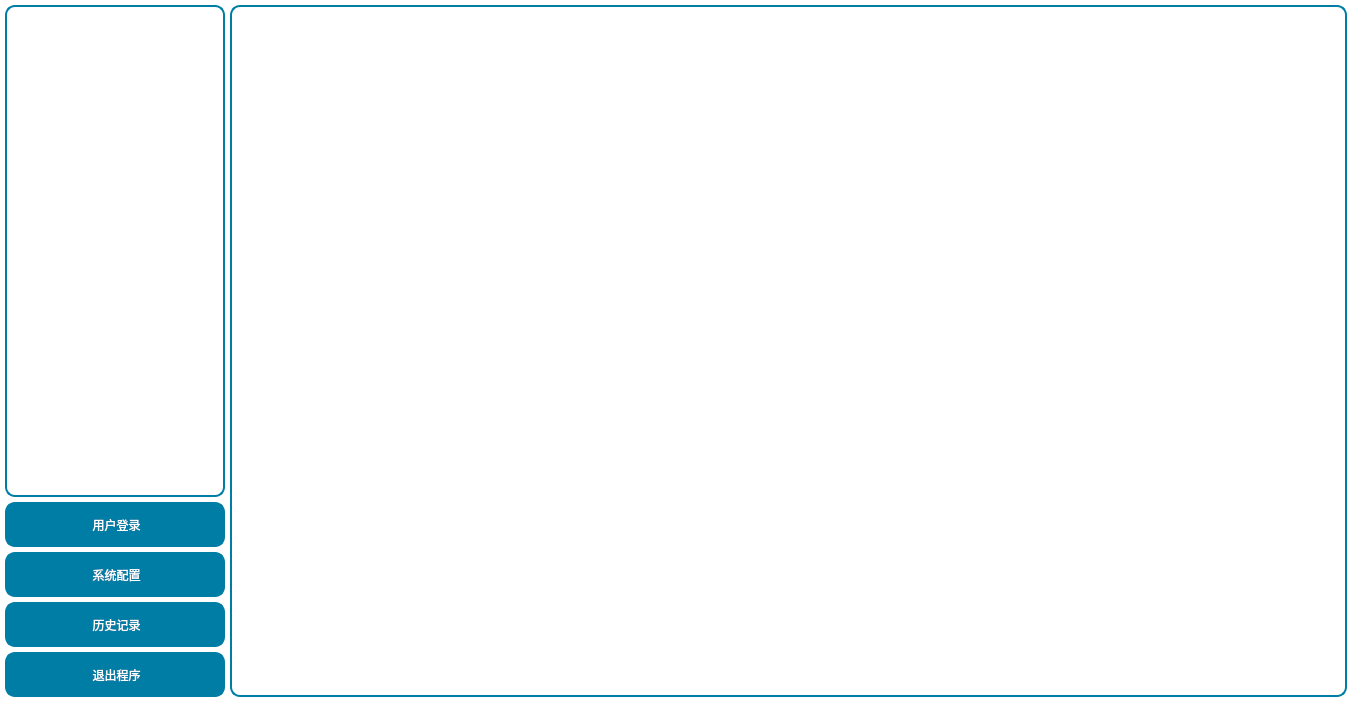
<?xml version="1.0" encoding="UTF-8"?>
<ui version="4.0">
 <class>ViewWidget</class>
 <widget class="QWidget" name="ViewWidget">
  <property name="enabled">
   <bool>true</bool>
  </property>
  <property name="geometry">
   <rect>
    <x>0</x>
    <y>0</y>
    <width>1352</width>
    <height>702</height>
   </rect>
  </property>
  <property name="windowTitle">
   <string>Form</string>
  </property>
  <property name="styleSheet">
   <string notr="true">QWidget#ViewWidget{
background-color: rgb(255, 255, 255);
}

QToolButton{
font: 20pt &quot;微软雅黑&quot;;
color: rgb(255, 255, 255);
border:2px solid  rgb(0, 125, 165);
border-radius:10px;
background-color: rgb(0, 125, 165);
}
QToolButton:disabled{
font: 20pt &quot;微软雅黑&quot;;
color: rgb(255, 255, 255);
border-color: rgb(180, 180, 180);
background-color: rgb(180, 180, 180);
}

QTabWidget::pane { /* The tab widget frame */
border-top: 2px solid  rgb(64, 87, 97);
border: 2px solid  rgb(64, 87, 97);
background-color: rgb(255, 255, 255);
}

QTabWidget::tab-bar {
left: 10px; /* move to the right by 5px */
}

QTabBar::tab {
font: 18pt &quot;微软雅黑&quot;;
border:2px solid rgb(64, 87, 97);
border-bottom-color: #C2C7CB; /* same as the pane color */
border-top-left-radius: 5px;
border-top-right-radius: 5px;
width: 390px;
height: 30px;
padding: 2px;
}

QTabBar::tab:selected {
color: rgb(255, 255, 255);
background-color:rgb(64, 87, 97);
}

QTabBar::tab:selected {
border-color: #9B9B9B;
border-bottom-color: #C2C7CB; /* same as pane color */
}
QTabBar::tab:!selected {
margin-top: 2px; /* make non-selected tabs look smaller */
background-color: rgb(255, 255, 255);
}
Line{
border:1px solid  rgb(0, 125, 165);
}








</string>
  </property>
  <layout class="QHBoxLayout" name="horizontalLayout">
   <property name="spacing">
    <number>5</number>
   </property>
   <property name="leftMargin">
    <number>5</number>
   </property>
   <property name="topMargin">
    <number>5</number>
   </property>
   <property name="rightMargin">
    <number>5</number>
   </property>
   <property name="bottomMargin">
    <number>5</number>
   </property>
   <item>
    <layout class="QVBoxLayout" name="verticalLayout">
     <property name="spacing">
      <number>5</number>
     </property>
     <item>
      <widget class="QTreeWidget" name="treeWidget">
       <property name="sizePolicy">
        <sizepolicy hsizetype="Fixed" vsizetype="Expanding">
         <horstretch>0</horstretch>
         <verstretch>0</verstretch>
        </sizepolicy>
       </property>
       <property name="minimumSize">
        <size>
         <width>220</width>
         <height>380</height>
        </size>
       </property>
       <property name="maximumSize">
        <size>
         <width>220</width>
         <height>16777215</height>
        </size>
       </property>
       <property name="focusPolicy">
        <enum>Qt::NoFocus</enum>
       </property>
       <property name="styleSheet">
        <string notr="true">QTreeWidget{
font: 14pt &quot;微软雅黑&quot;;
border:2px solid rgb(0,125,165);
border-radius:10px;
}
QScrollBar:vertical{
width:20px;
background:rgba(0,0,0,0%);
margin:0px,0px,0px,0px;
padding-top:25px;   
padding-bottom:25px;    
}
QScrollBar::handle:vertical{
width:10px;
background:rgba(0,0,0,25%);
background:rgb(0,125,165);
border-radius:5px;
min-height:20px;
}
QScrollBar::handle:vertical:hover{
width:10px;
background:rgba(0,125,165,80%);
border-radius:5px;
min-height:20;
}

QScrollBar:horizontal {
height:20px;
background:rgba(0,0,0,0%);
margin:0px,0px,0px,0px;
padding-left:25px;   
padding-right:25px; 
}
QScrollBar::handle:horizontal{
height:10px;
background:rgb(0,125,165);
border-radius:5px;
min-width:20px;
}
QScrollBar::handle:horizontal:hover{
height:10px;
background:rgba(0,125,165,80%);
border-radius:5px;
min-width:20;
}

QTreeView {
background:rgb(255,255,255);
}

QTreeView::item:hover {
outline:0px;
color: rgb(255, 255, 255);
background:rgba(0,125,165,80%);
border: 1px solid rgba(0,125,165,80%);
border-radius:5px;
}
QTreeView::item:selected {
outline:0px;
color: rgb(255, 255, 255);
background:rgb(0,125,165);
border: 1px solid rgb(0,125,165);
border-radius:5px;
}
</string>
       </property>
       <property name="verticalScrollBarPolicy">
        <enum>Qt::ScrollBarAsNeeded</enum>
       </property>
       <property name="horizontalScrollBarPolicy">
        <enum>Qt::ScrollBarAsNeeded</enum>
       </property>
       <attribute name="headerVisible">
        <bool>false</bool>
       </attribute>
       <column>
        <property name="text">
         <string/>
        </property>
        <property name="textAlignment">
         <set>AlignCenter</set>
        </property>
       </column>
      </widget>
     </item>
     <item>
      <widget class="QToolButton" name="tBtnUserLogin">
       <property name="minimumSize">
        <size>
         <width>220</width>
         <height>45</height>
        </size>
       </property>
       <property name="maximumSize">
        <size>
         <width>220</width>
         <height>45</height>
        </size>
       </property>
       <property name="text">
        <string> 用户登录</string>
       </property>
       <property name="icon">
        <iconset resource="../image.qrc">
         <normaloff>:/Image/login.png</normaloff>:/Image/login.png</iconset>
       </property>
       <property name="iconSize">
        <size>
         <width>60</width>
         <height>60</height>
        </size>
       </property>
       <property name="toolButtonStyle">
        <enum>Qt::ToolButtonTextBesideIcon</enum>
       </property>
      </widget>
     </item>
     <item>
      <widget class="QToolButton" name="tBtnSysConf">
       <property name="enabled">
        <bool>true</bool>
       </property>
       <property name="minimumSize">
        <size>
         <width>220</width>
         <height>45</height>
        </size>
       </property>
       <property name="maximumSize">
        <size>
         <width>220</width>
         <height>45</height>
        </size>
       </property>
       <property name="text">
        <string> 系统配置</string>
       </property>
       <property name="icon">
        <iconset resource="../image.qrc">
         <normaloff>:/Image/tools.png</normaloff>:/Image/tools.png</iconset>
       </property>
       <property name="iconSize">
        <size>
         <width>60</width>
         <height>60</height>
        </size>
       </property>
       <property name="toolButtonStyle">
        <enum>Qt::ToolButtonTextBesideIcon</enum>
       </property>
      </widget>
     </item>
     <item>
      <widget class="QToolButton" name="tBtnRecord">
       <property name="enabled">
        <bool>true</bool>
       </property>
       <property name="minimumSize">
        <size>
         <width>220</width>
         <height>45</height>
        </size>
       </property>
       <property name="maximumSize">
        <size>
         <width>220</width>
         <height>45</height>
        </size>
       </property>
       <property name="text">
        <string> 历史记录</string>
       </property>
       <property name="icon">
        <iconset resource="../image.qrc">
         <normaloff>:/Image/dataSearch.png</normaloff>:/Image/dataSearch.png</iconset>
       </property>
       <property name="iconSize">
        <size>
         <width>60</width>
         <height>60</height>
        </size>
       </property>
       <property name="toolButtonStyle">
        <enum>Qt::ToolButtonTextBesideIcon</enum>
       </property>
      </widget>
     </item>
     <item>
      <widget class="QToolButton" name="tBtnQuitApp">
       <property name="minimumSize">
        <size>
         <width>220</width>
         <height>45</height>
        </size>
       </property>
       <property name="maximumSize">
        <size>
         <width>220</width>
         <height>45</height>
        </size>
       </property>
       <property name="text">
        <string> 退出程序</string>
       </property>
       <property name="icon">
        <iconset resource="../image.qrc">
         <normaloff>:/Image/quit.png</normaloff>:/Image/quit.png</iconset>
       </property>
       <property name="iconSize">
        <size>
         <width>60</width>
         <height>60</height>
        </size>
       </property>
       <property name="toolButtonStyle">
        <enum>Qt::ToolButtonTextBesideIcon</enum>
       </property>
      </widget>
     </item>
    </layout>
   </item>
   <item>
    <widget class="QStackedWidget" name="stackedWidgetBuild">
     <property name="minimumSize">
      <size>
       <width>1115</width>
       <height>690</height>
      </size>
     </property>
     <property name="styleSheet">
      <string notr="true">QStackedWidget{
font: 20pt &quot;楷体&quot;;
border:2px solid rgb(0,125,165);
border-radius:10px;
}</string>
     </property>
    </widget>
   </item>
  </layout>
 </widget>
 <resources>
  <include location="../image.qrc"/>
 </resources>
 <connections/>
</ui>
